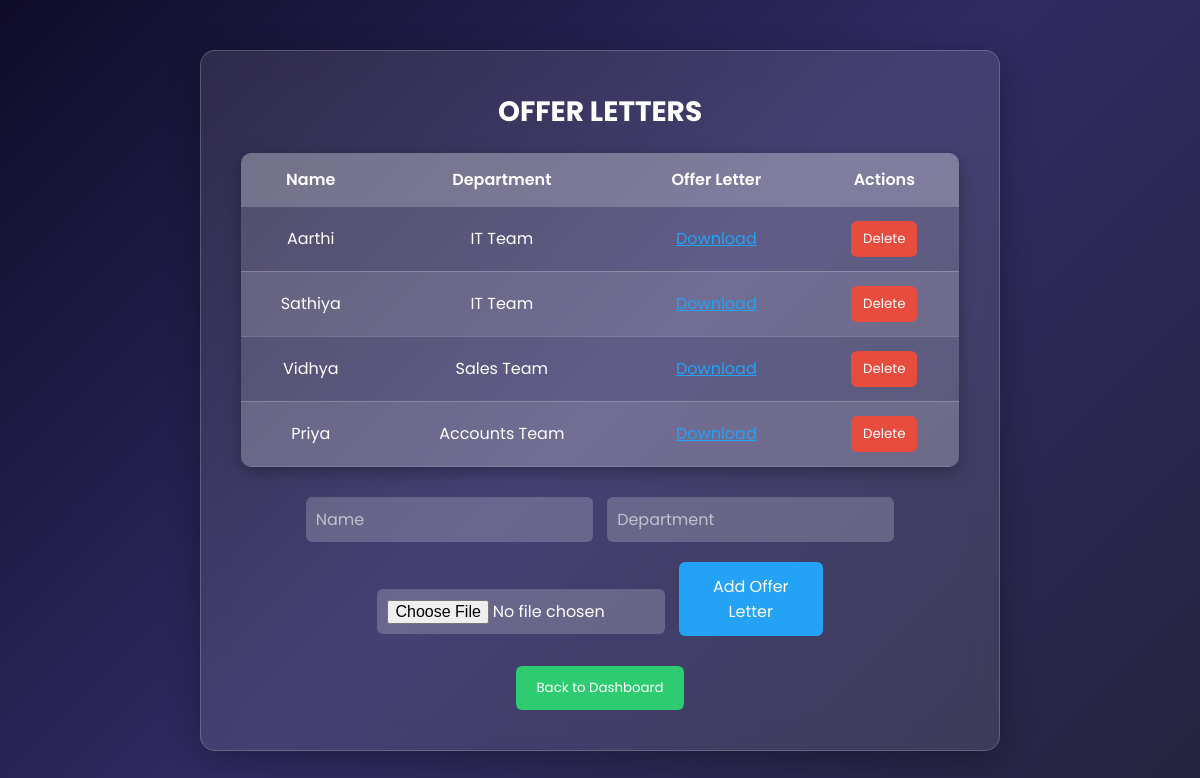
/offer-letter/ (signed in), run on the app's committed database.
### myapp/models.py (models this page shows, shortened)
class OfferLetter(models.Model):
    name = models.CharField(max_length=100)
    department = models.CharField(max_length=100)
    offer_letter = models.FileField(upload_to='offer_letters/')

### myapp/views.py (the view, shortened to what this page needs)
# urls.py: path('offer-letter/', views.offer_letter, name='offer_letter'),
@login_required
def offer_letter(request):
    offer_letters = OfferLetter.objects.all()
    return render(request, 'offer_letter.html', {'offer_letters': offer_letters})

### myapp/templates/offer_letter.html (shortened to what this page needs)
<!DOCTYPE html>
<html lang="en">
<head>
</head>
<body>
    <div class="container">
        <h1>OFFER LETTERS</h1>
        <table>
            <thead>
                <tr>
                    <th>Name</th>
                    <th>Department</th>
                    <th>Offer Letter</th>
                    {% if user.is_authenticated and user.is_superuser %}
                        <th>Actions</th>
                    {% endif %}
                </tr>
            </thead>
            <tbody>
                {% for offer in offer_letters %}
                <tr>
                    <td>{{ offer.name }}</td>
                    <td>{{ offer.department }}</td>
                    <td>
                        <a href="{{ offer.offer_letter.url }}" target="_blank" style="color: #23a2f6;">Download</a>
                    </td>
                    {% if user.is_authenticated and user.is_superuser %}
                    <td class="actions">
                        <form method="POST" style="display: inline;" onsubmit="return confirm('Are you sure you want to delete this offer letter?')">
                            <button type="submit">Delete</button>
                        </form>
                    </td>
                    {% endif %}
                </tr>
                {% endfor %}
            </tbody>
        </table>
        {% if user.is_authenticated and user.is_superuser %}
        <div class="input-container">
            <form method="POST" enctype="multipart/form-data">
                <input type="text" name="name" placeholder="Name" required>
                <input type="text" name="department" placeholder="Department" required>
                <input type="file" name="offer_letter" required>
                <button type="submit">Add Offer Letter</button>
            </form>
        </div>
        {% endif %}
        <a href="{% url 'home' %}">
            <button class="back-button">Back to Dashboard</button>
        </a>
    </div>
</body>
</html>

### myapp/templates/offer_letter.html (style rules this page uses)
* { margin: 0; padding: 0; box-sizing: border-box; font-family: 'Poppins', sans-serif; }
body { background: linear-gradient(135deg, #0f0c29, #302b63, #24243e); display: flex; justify-content: center; align-items: center; min-height: 100vh; padding: 20px; color: white; }
.container { background: rgba(255, 255, 255, 0.1); backdrop-filter: blur(15px); border-radius: 15px; box-shadow: 0 8px 32px rgba(0, 0, 0, 0.3); padding: 40px; width: 90%; max-width: 800px; text-align: center; border: 1px solid rgba(255, 255, 255, 0.2); }
h1 { font-size: 28px; margin-bottom: 20px; color: #fff; }
table { width: 100%; border-collapse: collapse; margin: 20px 0; background: rgba(255, 255, 255, 0.15); border-radius: 10px; overflow: hidden; box-shadow: 0 5px 15px rgba(0, 0, 0, 0.3); }
th, td { padding: 14px; text-align: center; border-bottom: 1px solid rgba(255, 255, 255, 0.2); color: white; }
th { background: rgba(255, 255, 255, 0.2); font-weight: 600; }
tr:nth-child(even) { background: rgba(255, 255, 255, 0.1); }
.input-container { margin-top: 20px; }
.input-container input, .input-container button { padding: 12px; font-size: 16px; border-radius: 6px; border: none; margin: 10px 5px; outline: none; }
.input-container input { width: 40%; background: rgba(255, 255, 255, 0.2); color: white; padding: 10px; }
.input-container input::placeholder { color: rgba(255, 255, 255, 0.6); }
.input-container button { background: #23a2f6; color: white; cursor: pointer; transition: background 0.3s ease; width: 20%; }
.actions button { background-color: #e74c3c; color: white; border: none; padding: 8px 12px; cursor: pointer; border-radius: 6px; transition: background 0.3s ease; }
.back-button { display: inline-block; background: #2ecc71; color: white; border: none; padding: 12px 20px; border-radius: 6px; cursor: pointer; margin-top: 20px; transition: background 0.3s ease; }

### data on the page
OfferLetter: name "Aarthi", department "IT Team"
OfferLetter: name "Sathiya", department "IT Team"
OfferLetter: name "Vidhya", department "Sales Team"
OfferLetter: name "Priya", department "Accounts Team"
